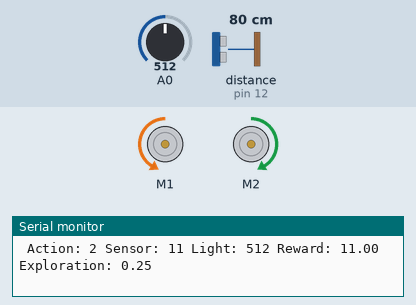
Bench run of a sketch on a simulated Arduino Uno, built with avr-gcc and run on an emulated ATmega328P. Shown: 2 × DC motor (green arrow = forward, orange = backward, longer = faster), the last lines printed to the serial monitor. Wiring (inferred from the names in the program): ultrasonic range finder: trigger pin 13; echo pin 12. Inputs (shaded band) come from the test bench; at power-on: distance to the obstacle (sensor on pin 12) 80 cm, A0 = 512. The echo pulse lasts 58.3 µs per cm; random numbers use the default seed unless the sketch sets one.

Above: at 0.93 s.
1.3 s: distance to the obstacle (sensor on pin 12) set to 2 cm
At 2.7 s:
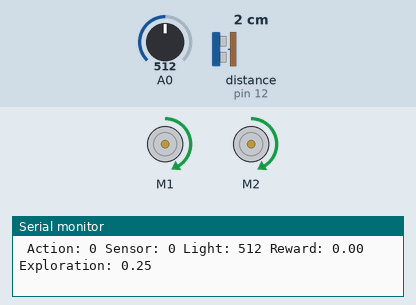
4.3 s: distance to the obstacle (sensor on pin 12) set to 35 cm
At 5.91 s:
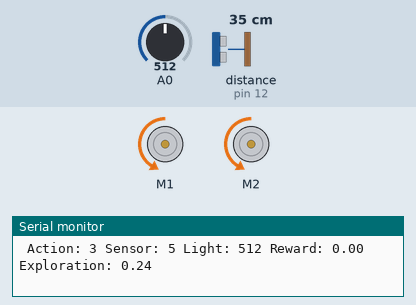
7.3 s: distance to the obstacle (sensor on pin 12) set to 250 cm
At 8.33 s:
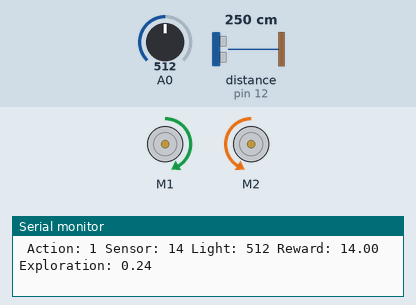
Timing chart, 0 to 16.3 s (numbered marks = the images above; inputs shaded):
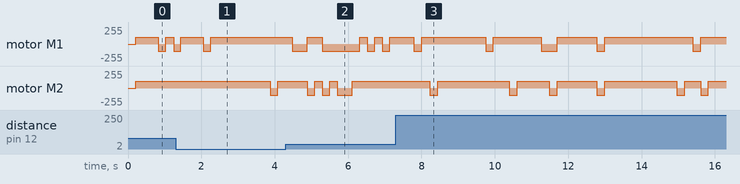

The sketch:

robot.ino
```cpp
//Includes
#include <AFMotor.h>
#include "Qlearning.h"

//Constants
#define PIN_SENS_LIGHT     0    // Light sensor analog pin 0
#define PIN_SENS_ECHO      12   // Echo Pin
#define PIN_SENS_TRIG      13   // Trigger Pin

//Motors
AF_DCMotor motor1(1);
AF_DCMotor motor2(2);
const unsigned char motor_speed = 105;

//Collision detection variables
int collision = 0;
int distance = 100;
int act = 0;
float reward = 0;

//AI
Qstruct* q = 0;

//Get the distance from an object in cm
int robot_getdistance()
{
	digitalWrite(PIN_SENS_TRIG, LOW);
	delayMicroseconds(2);

	digitalWrite(PIN_SENS_TRIG, HIGH);
	delayMicroseconds(10);

	digitalWrite(PIN_SENS_TRIG, LOW);
	return (pulseIn(PIN_SENS_ECHO, HIGH) / 58.2);
}

int robot_getlightpower()
{
  return analogRead(0);
}

void robot_action(int action)
{
  switch (action)
  {
     case 0:
           motor1.setSpeed(motor_speed);
           motor2.setSpeed(motor_speed);
           motor1.run(FORWARD);
           motor2.run(FORWARD);
           break;

    case 1:
           motor1.setSpeed(motor_speed);
           motor2.setSpeed(motor_speed);
           motor1.run(FORWARD);
           motor2.run(BACKWARD);
           break;

    case 2:
           motor1.setSpeed(motor_speed);
           motor2.setSpeed(motor_speed);
           motor1.run(BACKWARD);
           motor2.run(FORWARD);
           break;

   case 3:
           motor1.setSpeed(motor_speed);
           motor2.setSpeed(motor_speed);
           motor1.run(BACKWARD);
           motor2.run(BACKWARD);
           break;

   case 4:
           motor1.setSpeed(0);
           motor2.setSpeed(0);
           motor1.run(FORWARD);
           motor2.run(FORWARD);
           break;
  }
}

//Seutp I/O pins
void setup() {
        Serial.begin(9600);
	pinMode(PIN_SENS_TRIG, OUTPUT);
	pinMode(PIN_SENS_ECHO, INPUT);
        motor1.setSpeed(0);
        motor2.setSpeed(0);
        motor1.run(RELEASE);
        motor2.run(RELEASE);
        q = qstruct_init(15, 4);
        q->learning_rate = 0.05;
        q->longterm_learning = 0.6;
        q->exploration_factor = 0.25;
}

float evaluate(int action, int distance) {
    float reward = 0;
    if (action == 0) reward = distance * 2; //Move straight
    else if (action == 3) reward = distance <= 1 ? 5 : 0; //Move backward
    else reward = distance; //Turn right or left
    return reward;
}

void loop() {

    //Wait
    delay(200);

    //Get distance from object
    distance = robot_getdistance();
    distance /= 7;
    distance = distance >= 14 ? 14 : distance;
    q->exploration_factor -= 0.0002;
    if (q->exploration_factor < 0.05) q->exploration_factor = 0.05;

    if (distance == 0)
    {
        collision++;
        if (collision > 3) {
          collision = 0;
          Serial.print("STOP / distance: ");
          Serial.print(distance);
          Serial.print("\n");
          //reward = distance;
          //robot_action(3);
          //delay(800);
          }
    }

    {
        collision = 0;
        qstruct_update(q, distance, reward);
        act = qstruct_takeaction(q, distance);
        robot_action(act);
        reward = evaluate(act, distance);
        Serial.print(" Action: ");
        Serial.print(act);
        Serial.print(" Sensor: ");
        Serial.print(distance);
        Serial.print(" Light: ");
        Serial.print(robot_getlightpower());
        Serial.print(" Reward: ");
        Serial.print(reward);
        Serial.print(" Exploration: ");
        Serial.print(q->exploration_factor);
        Serial.print("\n");
    }
}
```

Qlearning.h
```cpp
#include <stdlib.h>

#ifdef __cplusplus
extern "C" {
#endif

#define RANDF() (double)rand() / RAND_MAX

typedef struct Qstruct
{
	float **table;
	int states_count;
	int actions_count;
	int state;
	int action;
	float learning_rate;
	float longterm_learning;
        float exploration_factor;
} Qstruct;

Qstruct* qstruct_init(int states_count, int actions_count)
{
	Qstruct* q = (Qstruct*)malloc(sizeof(Qstruct));
	q->table = (float**)malloc(sizeof(float*) * states_count);
	for (int i = 0; i < states_count; i++) {
		q->table[i] = (float*)malloc(sizeof(float) * actions_count);
		for (int k = 0; k < actions_count; k++)
			q->table[i][k] = 0;
	}
	q->states_count = states_count;
	q->actions_count = actions_count;
	q->learning_rate = 0.5;
	q->longterm_learning = 0.5;
        q->exploration_factor = 0.1;
	return q;
}

void qstruct_free(Qstruct* q)
{
	for (int i = 0; i < q->states_count; i++)
		free(q->table[i]);
	free(q->table);
	free(q);
}

int qstruct_takeaction(Qstruct* q, int state)
{
	if (RANDF() < q->exploration_factor) {
                q->state = state;
		q->action = rand() % q->actions_count;
		return q->action;
	}
	double rmax = -0x7FFF;
	int maxid = 0;
	for (int i = 0; i < q->actions_count; i++)
		if (q->table[state][i] > rmax) {
			rmax = q->table[state][i];
			maxid = i;
		}
	q->state = state;
	q->action = maxid;
	return q->action;
}

double qstruct_getmaxreward(Qstruct* q, int state)
{
	float rmax = -0x7FFF;
	for (int i = 0; i < q->actions_count; i++)
		if (q->table[state][i] > rmax) rmax = q->table[state][i];
	return rmax;
}

void qstruct_update(Qstruct* q, int state_new, float reward)
{
	q->table[q->state][q->action] += q->learning_rate * (reward +
		q->longterm_learning * qstruct_getmaxreward(q, state_new) - q->table[q->state][q->action]);
}

#ifdef __cplusplus
}
#endif
```
